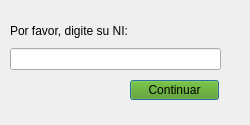
<?xml version="1.0" encoding="UTF-8"?>
<ui version="4.0">
 <class>filtro</class>
 <widget class="QDialog" name="filtro">
  <property name="geometry">
   <rect>
    <x>0</x>
    <y>0</y>
    <width>250</width>
    <height>125</height>
   </rect>
  </property>
  <property name="minimumSize">
   <size>
    <width>250</width>
    <height>125</height>
   </size>
  </property>
  <property name="maximumSize">
   <size>
    <width>250</width>
    <height>125</height>
   </size>
  </property>
  <property name="windowTitle">
   <string>Dialog</string>
  </property>
  <widget class="QPushButton" name="Continuar">
   <property name="geometry">
    <rect>
     <x>130</x>
     <y>80</y>
     <width>89</width>
     <height>20</height>
    </rect>
   </property>
   <property name="styleSheet">
    <string notr="true">background-color: rgb(78, 154, 6);</string>
   </property>
   <property name="text">
    <string>Continuar</string>
   </property>
  </widget>
  <widget class="QWidget" name="">
   <property name="geometry">
    <rect>
     <x>10</x>
     <y>20</y>
     <width>211</width>
     <height>50</height>
    </rect>
   </property>
   <layout class="QVBoxLayout" name="verticalLayout">
    <item>
     <widget class="QLabel" name="label">
      <property name="text">
       <string>Por favor, digite su NI:</string>
      </property>
     </widget>
    </item>
    <item>
     <widget class="QLineEdit" name="lineEdit_NI">
      <property name="text">
       <string/>
      </property>
     </widget>
    </item>
   </layout>
  </widget>
 </widget>
 <resources/>
 <connections/>
</ui>
